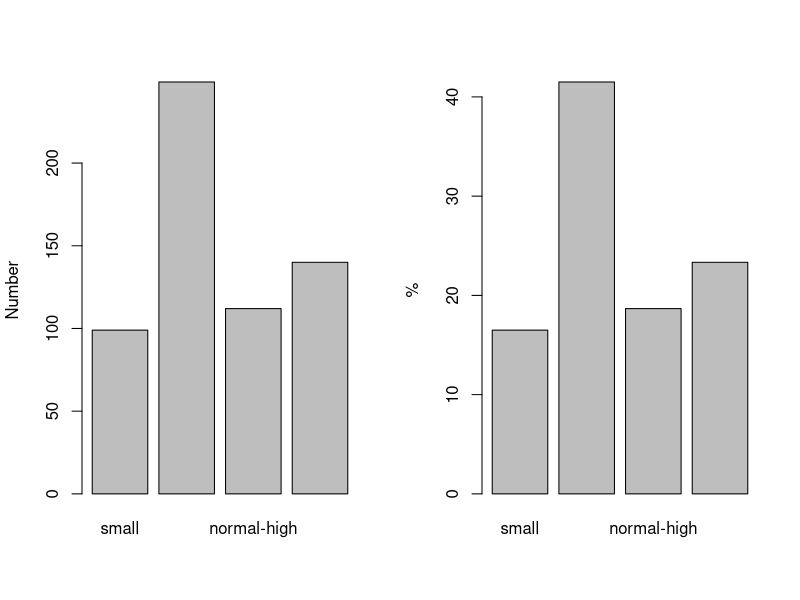
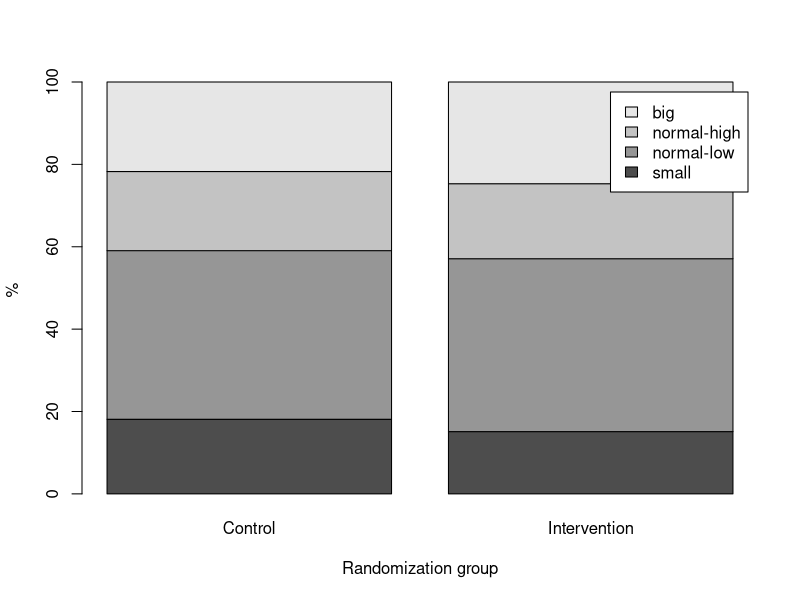
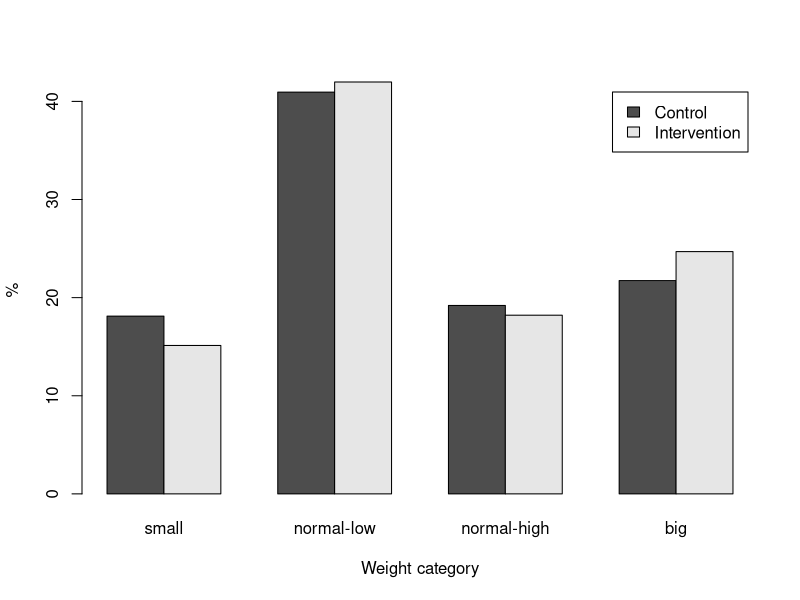
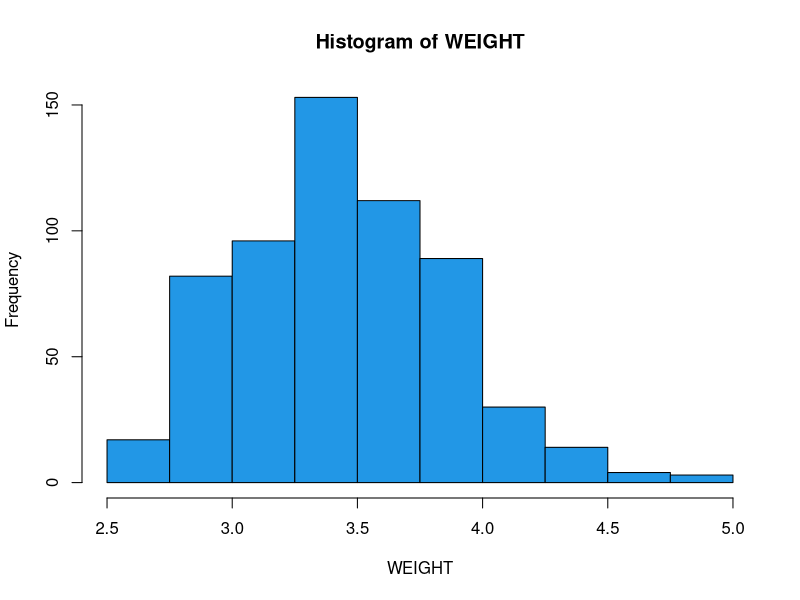
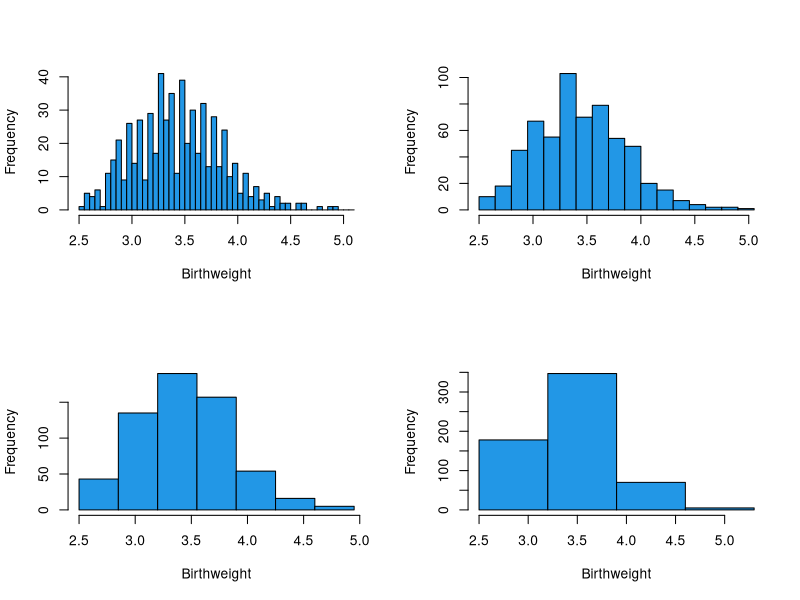
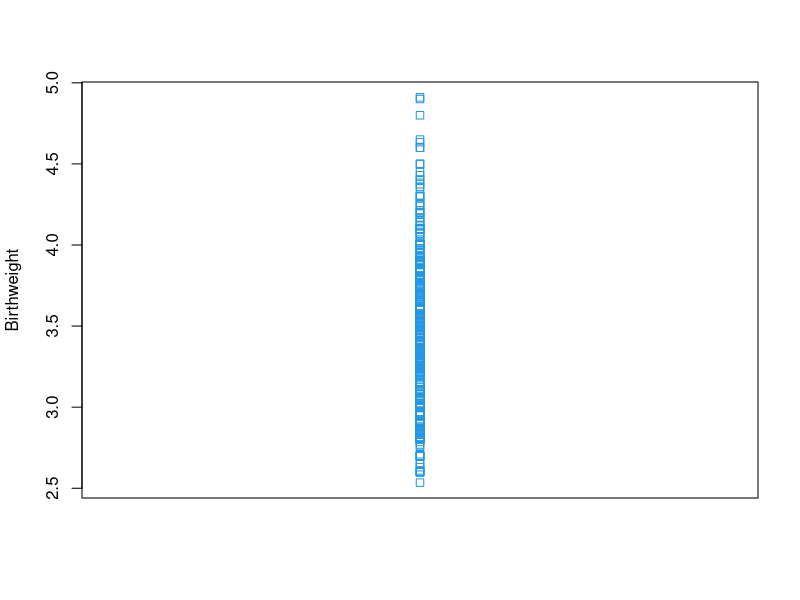
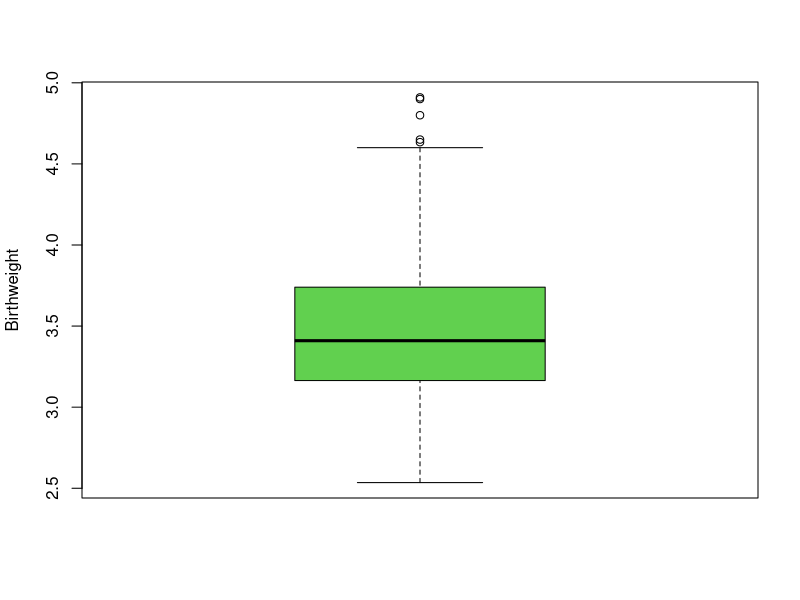
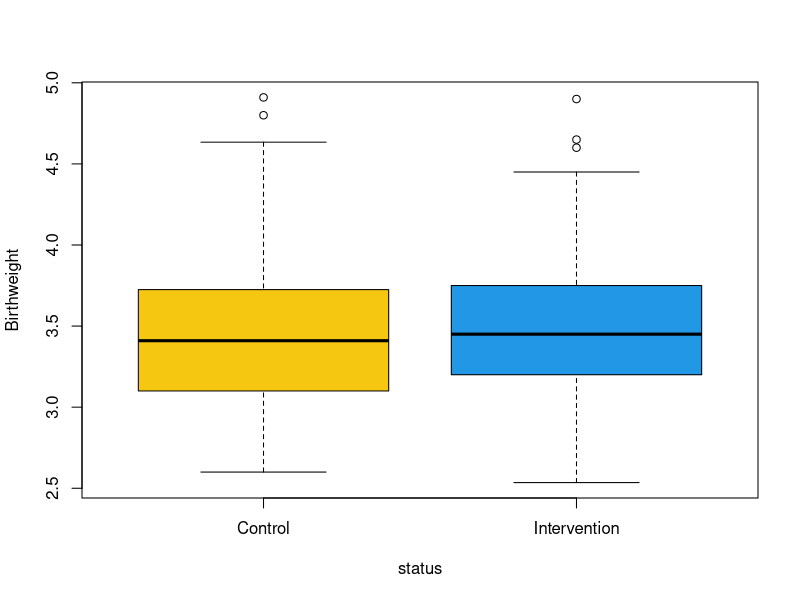

These charts were generated, in order, by the following R code:
rm(list=ls())

bf.dat <- read.csv("bfdataFORCLASS.csv")
summary(bf.dat[bf.dat$time==0,4:8])
sml.dat <- bf.dat[bf.dat$time==0,]
sml.dat$wt6mo <- bf.dat$WEIGHT[bf.dat$time==6]
attach(sml.dat)

wt.grp <- cut(WEIGHT,c(2.5,3,3.5,3.75,5))
table(wt.grp)
round(table(wt.grp)/length(wt.grp)*100,1)
levels(wt.grp) <- c("small","normal-low","normal-high","big")

sml.dat$wt.grp <- wt.grp
write.csv(sml.dat,"bfdataInClassExample.csv",row.names=F)

table(wt.grp[status==0])
sum(table(wt.grp[status==0]))
table(wt.grp[status==1])
sum(table(wt.grp[status==1]))


#postscript("bfBarPlot.eps",horiz=F)
par(mfrow=c(1,2))
barplot(table(wt.grp),ylab="Number") 
barplot(table(wt.grp)/length(wt.grp)*100,ylab="%") 
dev.off()

#postscript("bfBarPlot1.eps",horiz=F)
barplot(cbind(table(wt.grp[status==0])/length(wt.grp[status==0])*100,
        table(wt.grp[status==1])/length(wt.grp[status==1])*100),
        xlab="Randomization group",names.arg=c("Control","Intervention"),ylab="%",
        legend.text=c("small","normal-low","normal-high","big"),beside=F) 
dev.off()
#postscript("bfBarPlot2.eps",horiz=F)
barplot(rbind(table(wt.grp[status==0])/length(wt.grp[status==0])*100,
        table(wt.grp[status==1])/length(wt.grp[status==1])*100),
        xlab="Weight category",names.arg=c("small","normal-low","normal-high","big"),ylab="%",
        legend.text=c("Control","Intervention"),beside=T) 
dev.off()


cbind(table(cut(WEIGHT,seq(2.5,5,.25))),round(as.vector(table(cut(WEIGHT,seq(2.5,5,.25)))/length(wt.grp)*100),1))
hist(WEIGHT,seq(2.5,5,.25),col=4)

#postscript("bfHists.eps",horiz=F)
par(mfrow=c(2,2))
hist(WEIGHT,breaks=seq(2.5,5.1,.05),col=4,xlab="Birthweight",main="")
hist(WEIGHT,breaks=seq(2.5,5.1,.15),col=4,xlab="Birthweight",main="")
hist(WEIGHT,breaks=seq(2.5,5.1,.35),col=4,xlab="Birthweight",main="")
hist(WEIGHT,breaks=seq(2.5,5.5,.7),col=4,xlab="Birthweight",main="")
dev.off()

#dot plot
stripchart(WEIGHT,xlab="",ylab="Birthweight",main="",col=4,vertical=T)

#stem(WEIGHT)

x <- round(rnorm(15)*10)
sort(x)
stem(x)

boxplot(WEIGHT,ylab="Birthweight",col=3)
boxplot(WEIGHT~status,ylab="Birthweight",names=c("Control","Intervention"),col=c(7,4))

wt.dens <- density(WEIGHT)
wt.dens$x[wt.dens$y==max(wt.dens$y)]
plot(wt.dens$x,wt.dens$y,type="l",lwd=3,xlab="Birthweight",ylab="Proportion")
plot(wt.dens$x,cumsum(wt.dens$y)/sum(wt.dens$y),type="l",lwd=3,xlab="Birthweight",ylab="Cumulative distribution")

#postscript("bfPDFs.eps",horiz=F)
par(mfrow=c(2,2))
wt.dens <- density(WEIGHT,bw=.025)
plot(wt.dens$x,wt.dens$y,type="l",lwd=3,xlab="Birthweight",ylab="Proportion",main="bw=0.025")
wt.dens <- density(WEIGHT,bw=.05)
plot(wt.dens$x,wt.dens$y,type="l",lwd=3,xlab="Birthweight",ylab="Proportion",main="bw=0.05")
wt.dens <- density(WEIGHT)
plot(wt.dens$x,wt.dens$y,type="l",lwd=3,xlab="Birthweight",ylab="Proportion",main="Default bw")
wt.dens <- density(WEIGHT,bw=.25)
plot(wt.dens$x,wt.dens$y,type="l",lwd=3,xlab="Birthweight",ylab="Proportion",main="bw=.25")
dev.off()


##### TWO VARIABLES

cbind(table(cut(WEIGHT[status==0],seq(2.5,5,.25))),round(as.vector(table(cut(WEIGHT[status==1],seq(2.5,5,.25)))),1))

stem(WEIGHT[status==0])
stem(WEIGHT[status==1])

#postscript("bfScatter1.eps",horiz=F)
plot(bf.dat$WEIGHT[bf.dat$time==0],bf.dat$WEIGHT[bf.dat$time==6],ylab="Weight at 6 months (kg)",xlab="Birthweight (kg)",col=4)
dev.off()
#postscript("bfScatter2.eps",horiz=F)
plot(bf.dat$WEIGHT[bf.dat$time==0],bf.dat$WEIGHT[bf.dat$time==6],ylab="Weight at 6 months (kg)",xlab="Birthweight (kg)",col=4)
lines(lowess(bf.dat$WEIGHT[bf.dat$time==0][!is.na(bf.dat$WEIGHT[bf.dat$time==6])],bf.dat$WEIGHT[bf.dat$time==6][!is.na(bf.dat$WEIGHT[bf.dat$time==6])]),col=4,lwd=2)
dev.off()
#postscript("bfScatter3.eps",horiz=F)
plot(bf.dat$WEIGHT[bf.dat$time==0 & bf.dat$status==0],bf.dat$WEIGHT[bf.dat$time==6 & bf.dat$status==0],ylab="Weight at 6 months (kg)",xlab="Birthweight (kg)",col=4)
points(bf.dat$WEIGHT[bf.dat$time==0 & bf.dat$status==1],bf.dat$WEIGHT[bf.dat$time==6 & bf.dat$status==1],col=3,pch=2)
legend(4.25,7,c("Control","Intervention"),col=c(3,4),pch=c(2,1))
dev.off()
#postscript("bfScatter4.eps",horiz=F)
plot(bf.dat$WEIGHT[bf.dat$time==0 & bf.dat$status==0],bf.dat$WEIGHT[bf.dat$time==6 & bf.dat$status==0],ylab="Weight at 6 months (kg)",xlab="Birthweight (kg)",col=4)
lines(lowess(bf.dat$WEIGHT[bf.dat$time==0 & bf.dat$status==0][!is.na(bf.dat$WEIGHT[bf.dat$time==6 & bf.dat$status==0])],
      bf.dat$WEIGHT[bf.dat$time==6 & bf.dat$status==0][!is.na(bf.dat$WEIGHT[bf.dat$time==6 & bf.dat$status==0])]),col=4,lwd=2)
points(bf.dat$WEIGHT[bf.dat$time==0 & bf.dat$status==1],bf.dat$WEIGHT[bf.dat$time==6 & bf.dat$status==1],col=3,pch=2)
lines(lowess(bf.dat$WEIGHT[bf.dat$time==0 & bf.dat$status==1][!is.na(bf.dat$WEIGHT[bf.dat$time==6 & bf.dat$status==1])],
      bf.dat$WEIGHT[bf.dat$time==6 & bf.dat$status==1][!is.na(bf.dat$WEIGHT[bf.dat$time==6 & bf.dat$status==1])]),col=3,lwd=2)
legend(4.25,7,c("Control","Intervention"),col=c(3,4),pch=c(2,1))
dev.off()



### time series
mean.wt <- c(mean(bf.dat$WEIGHT[bf.dat$time==0],na.rm=T),mean(bf.dat$WEIGHT[bf.dat$time==1],na.rm=T),
   mean(bf.dat$WEIGHT[bf.dat$time==2],na.rm=T),mean(bf.dat$WEIGHT[bf.dat$time==3],na.rm=T),
   mean(bf.dat$WEIGHT[bf.dat$time==6],na.rm=T),mean(bf.dat$WEIGHT[bf.dat$time==9],na.rm=T),
   mean(bf.dat$WEIGHT[bf.dat$time==12],na.rm=T))
#mean.wt <- c(3.456545,4.335862,5.236346,6.152530,8.113694,9.553905,10.592621)
age <- c(0,1,2,3,6,9,12)
#postscript("bfTime1.eps",horiz=F)
plot(age,mean.wt,type="l",lwd=2,ylab="Average weight",xlab="Age (months)",ylim=c(0,11))
dev.off()

mean.wt0 <- c(mean(bf.dat$WEIGHT[bf.dat$time==0 & bf.dat$status==0],na.rm=T),mean(bf.dat$WEIGHT[bf.dat$time==1 & bf.dat$status==0],na.rm=T),
   mean(bf.dat$WEIGHT[bf.dat$time==2 & bf.dat$status==0],na.rm=T),mean(bf.dat$WEIGHT[bf.dat$time==3 & bf.dat$status==0],na.rm=T),
   mean(bf.dat$WEIGHT[bf.dat$time==6 & bf.dat$status==0],na.rm=T),mean(bf.dat$WEIGHT[bf.dat$time==9 & bf.dat$status==0],na.rm=T),
   mean(bf.dat$WEIGHT[bf.dat$time==12 & bf.dat$status==0],na.rm=T))
mean.wt1 <- c(mean(bf.dat$WEIGHT[bf.dat$time==0 & bf.dat$status==1],na.rm=T),mean(bf.dat$WEIGHT[bf.dat$time==1 & bf.dat$status==1],na.rm=T),
   mean(bf.dat$WEIGHT[bf.dat$time==2 & bf.dat$status==1],na.rm=T),mean(bf.dat$WEIGHT[bf.dat$time==3 & bf.dat$status==1],na.rm=T),
   mean(bf.dat$WEIGHT[bf.dat$time==6 & bf.dat$status==1],na.rm=T),mean(bf.dat$WEIGHT[bf.dat$time==9 & bf.dat$status==1],na.rm=T),
   mean(bf.dat$WEIGHT[bf.dat$time==12 & bf.dat$status==1],na.rm=T))
#mean.wt0 <- c(3.446214,4.265519,5.158619,6.076360,8.018286,9.466816,10.536111)
#mean.wt1 <- c(3.465346,4.397129,5.304868,6.218722,8.196484,9.630395,10.641839)

#postscript("bfTime2.eps",horiz=F)
plot(age,mean.wt,type="n",ylab="Average weight",xlab="Age (months)",ylim=c(0,11))
lines(age,mean.wt0,lwd=2,col=3)
lines(age,mean.wt1,lwd=2,col=4)
dev.off()
#postscript("bfTime3.eps",horiz=F)
plot(age,mean.wt,type="n",ylab="Average weight",xlab="Age (months)")
lines(age,mean.wt0,lwd=2,col=3)
lines(age,mean.wt1,lwd=2,col=4)
dev.off()








#####
postscript("densities.eps",horiz=F)
par(mfrow=c(2,2))
x<-rgamma(500,.5,5)
x.dens <- density(x)
plot(x.dens$x,x.dens$y,type="l",lwd=3,xlab="x",ylab="Proportion")
abline(v=mean(x),col=2,lwd=3)
abline(v=median(x),col=4,lwd=3,lty=3)
abline(v=x.dens$x[x.dens$y==max(x.dens$y)],col=3,lwd=3,lty=2)
x<- -rexp(500,3)
x.dens <- density(x)
plot(x.dens$x,x.dens$y,type="l",lwd=3,xlab="x",ylab="Proportion")
abline(v=mean(x),col=2,lwd=3)
abline(v=median(x),col=4,lwd=3,lty=3)
abline(v=x.dens$x[x.dens$y==max(x.dens$y)],col=3,lwd=3,lty=2)
x<-rnorm(500)
x.dens <- density(x)
plot(x.dens$x,x.dens$y,type="l",lwd=3,xlab="x",ylab="Proportion")
abline(v=mean(x),col=2,lwd=3)
abline(v=median(x),col=4,lwd=3,lty=3)
abline(v=x.dens$x[x.dens$y==max(x.dens$y)],col=3,lwd=3,lty=2)
x<-c(rnorm(250,0,1),rnorm(250,2.5,.65))
x.dens <- density(x)
plot(x.dens$x,x.dens$y,type="l",lwd=3,xlab="x",ylab="Proportion")
dev.off()

postscript("transform.eps",horiz=F)
par(mfrow=c(2,2))
x<-rnorm(10000,1,.5)
x.dens <- density(exp(x))
plot(x.dens$x,x.dens$y,type="l",lwd=3,xlab="x",ylab="Proportion")
abline(v=mean(exp(x)),col=2,lwd=3)
abline(v=median(exp(x)),col=4,lwd=3,lty=3)
x.dens <- density(x)
plot(x.dens$x,x.dens$y,type="l",lwd=3,xlab="Log x",ylab="Proportion")
abline(v=mean(x),col=2,lwd=3)
abline(v=median(x),col=4,lwd=3,lty=3)
#dev.off()
#postscript("transform.eps",horiz=F)
#par(mfrow=c(1,2))
x<-rgamma(10000,10,4)
x.dens <- density(x)
plot(x.dens$x,x.dens$y,type="l",lwd=3,xlab="x",ylab="Proportion")
abline(v=mean(x),col=2,lwd=3)
abline(v=median(x),col=4,lwd=3,lty=3)
x.dens <- density(log(x))
plot(x.dens$x,x.dens$y,type="l",lwd=3,xlab="Log x",ylab="Proportion")
abline(v=mean(log(x)),col=2,lwd=3)
abline(v=median(log(x)),col=4,lwd=3,lty=3)
dev.off()



##### Variance example:
x1 <-c(0,0,0,1,1,1,1,4,4)
x2 <-c(0,0,0,2,2,2,2,8,8)
postscript("VarianceEg2.eps",horiz=F)
par(mfrow=c(1,2))
hist(x1,breaks=seq(0,8.5,.5),xlab="Divisor of n",main="")
abline(v=8/3,col=4,lwd=3)
abline(v=mean(x1),col=2,lwd=3,lty=2)
hist(x2,breaks=seq(0,8.5,.5),xlab="Divisor of n-1",main="")
abline(v=8/3,col=4,lwd=3)
abline(v=mean(x2),col=2,lwd=3,lty=2)
dev.off()


##### Normals

postscript("TwoNormals-equalProb.eps",horiz=F)
par(mfrow=c(1,2))
x2 <- rnorm(50000)
dens.x2 <- density(x2)
plot(dens.x2,xlab="",main="",lwd=3)
ploy.xvals <- c(dens.x2$x[length(dens.x2$x)],dens.x2$x[length(dens.x2$x):(length(dens.x2$x)-sum(dens.x2$x>2.31)+1)],dens.x2$x[(length(dens.x2$x)-sum(dens.x2$x>2.31)+1)],dens.x2$x[(length(dens.x2$x)-sum(dens.x2$x>2.31)+1)])
ploy.yvals <- c(0,dens.x2$y[length(dens.x2$x):(length(dens.x2$x)-sum(dens.x2$x>2.31)+1)],dens.x2$y[(length(dens.x2$x)-sum(dens.x2$x>2.31)+1)],0)
polygon(ploy.xvals,ploy.yvals,col=4)
dens.x2 <- density(100+13*x2)
plot(dens.x2,xlab="",main="",lwd=3)
ploy.xvals <- c(dens.x2$x[length(dens.x2$x)],dens.x2$x[length(dens.x2$x):(length(dens.x2$x)-sum(dens.x2$x>130)+1)],dens.x2$x[(length(dens.x2$x)-sum(dens.x2$x>130)+1)],dens.x2$x[(length(dens.x2$x)-sum(dens.x2$x>130)+1)])
ploy.yvals <- c(0,dens.x2$y[length(dens.x2$x):(length(dens.x2$x)-sum(dens.x2$x>130)+1)],dens.x2$y[(length(dens.x2$x)-sum(dens.x2$x>130)+1)],0)
polygon(ploy.xvals,ploy.yvals,col=4)
dev.off()

1-pnorm(2.31)